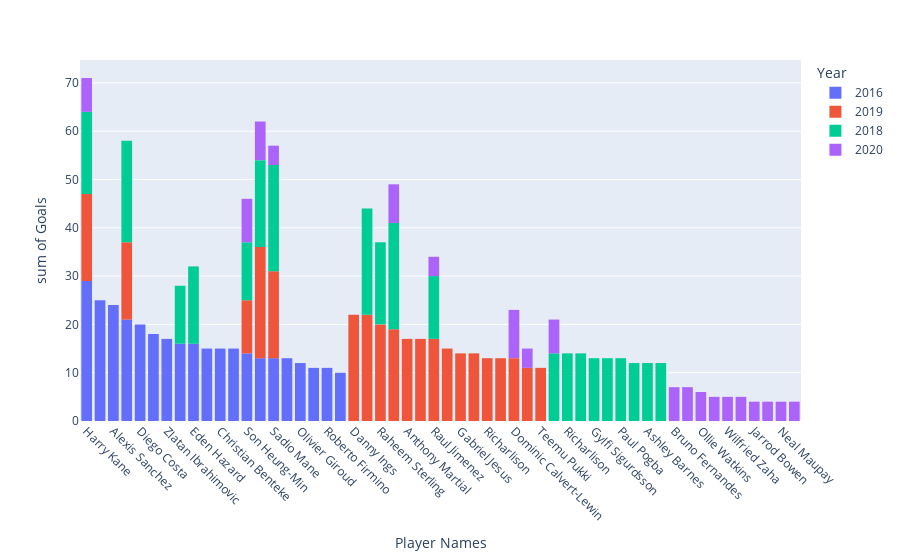

Write notebook code for a chart like this one.
### Code cell
fig = px.histogram(England, x="Player Names", y="Goals", color="Year")
fig.update_xaxes(tickangle=45)
fig.show()

### Figure 1 — Plotly figure (JSON) as saved in the notebook; plotly's stock layout.template omitted (floating-point values rounded to 4 significant figures)
{"data": [{"alignmentgroup": "True", "bingroup": "x", "histfunc": "sum", "hovertemplate": "Year=2016<br>Player Names=%{x}<br>sum of Goals=%{y}<extra></extra>", "legendgroup": "2016", "marker": {"color": "#636efa", "pattern": {"shape": ""}}, "name": "2016", "offsetgroup": "2016", "orientation": "v", "showlegend": true, "type": "histogram", "x": ["Harry Kane", "Romelu Lukaku", "Alexis Sanchez", "Sergio Aguero", "Diego Costa", "Dele Alli", "Zlatan Ibrahimovic", "Joshua King", "Eden Hazard", "Jermain Defoe", "Christian Benteke", "Fernando Llorente", "Son Heung-Min", "Jamie Vardy", "Sadio Mane", "Philippe Coutinho", "Olivier Giroud", "Michail Antonio", "Roberto Firmino", "Pedro None"], "xaxis": "x", "y": [29, 25, 24, 21, 20, 18, 17, 16, 16, 15, 15, 15, 14, 13, 13, 13, 12, 11, 11, 10], "yaxis": "y"}, {"alignmentgroup": "True", "bingroup": "x", "histfunc": "sum", "hovertemplate": "Year=2019<br>Player Names=%{x}<br>sum of Goals=%{y}<extra></extra>", "legendgroup": "2019", "marker": {"color": "#EF553B", "pattern": {"shape": ""}}, "name": "2019", "offsetgroup": "2019", "orientation": "v", "showlegend": true, "type": "histogram", "x": ["Jamie Vardy", "Danny Ings", "Pierre-Emerick Aubameyang", "Raheem Sterling", "Mohamed Salah", "Harry Kane", "Sadio Mane", "Anthony Martial", "Marcus Rashford", "Raul Jimenez", "Sergio Aguero", "Tammy Abraham", "Gabriel Jesus", "Chris Wood", "Richarlison  ", "Kevin De Bruyne", "Dominic Calvert-Lewin", "Son Heung-Min", "Riyad Mahrez", "Teemu Pukki"], "xaxis": "x", "y": [23, 22, 22, 20, 19, 18, 18, 17, 17, 17, 16, 15, 14, 14, 13, 13, 13, 11, 11, 11], "yaxis": "y"}, {"alignmentgroup": "True", "bingroup": "x", "histfunc": "sum", "hovertemplate": "Year=2018<br>Player Names=%{x}<br>sum of Goals=%{y}<extra></extra>", "legendgroup": "2018", "marker": {"color": "#00cc96", "pattern": {"shape": ""}}, "name": "2018", "offsetgroup": "2018", "orientation": "v", "showlegend": true, "type": "histogram", "x": ["Mohamed Salah", "Pierre-Emerick Aubameyang", "Sadio Mane", "Sergio Aguero", "Jamie Vardy", "Raheem Sterling", "Harry Kane", "Eden Hazard", "Callum Wilson", "Richarlison ", "Alexandre Lacazette", "Raul Jimenez", "Gylfi Sigurdsson", "Glenn Murray", "Paul Pogba", "Joshua King", "Luka Milivojevic", "Ashley Barnes", "Son Heung-Min", "Ayoze Perez"], "xaxis": "x", "y": [22, 22, 22, 21, 18, 17, 17, 16, 14, 14, 14, 13, 13, 13, 13, 12, 12, 12, 12, 12], "yaxis": "y"}, {"alignmentgroup": "True", "bingroup": "x", "histfunc": "sum", "hovertemplate": "Year=2020<br>Player Names=%{x}<br>sum of Goals=%{y}<extra></extra>", "legendgroup": "2020", "marker": {"color": "#ab63fa", "pattern": {"shape": ""}}, "name": "2020", "offsetgroup": "2020", "orientation": "v", "showlegend": true, "type": "histogram", "x": ["Dominic Calvert-Lewin", "Son Heung-Min", "Mohamed Salah", "Jamie Vardy", "Bruno Fernandes", "Harry Kane", "Patrick Bamford", "Callum Wilson", "Ollie Watkins", "Jack Grealish", "Wilfried Zaha", "Diogo Jota", "Raul Jimenez", "Jarrod Bowen", "Timo Werner", "Neal Maupay", "Sadio Mane", "Riyad Mahrez", "James Ward-Prowse"], "xaxis": "x", "y": [10, 9, 8, 8, 7, 7, 7, 7, 6, 5, 5, 5, 4, 4, 4, 4, 4, 4, 4], "yaxis": "y"}], "layout": {"barmode": "relative", "legend": {"title": {"text": "Year"}, "tracegroupgap": 0}, "margin": {"t": 60}, "xaxis": {"anchor": "y", "domain": [0, 1], "tickangle": 45, "title": {"text": "Player Names"}}, "yaxis": {"anchor": "x", "domain": [0, 1], "title": {"text": "sum of Goals"}}}}
